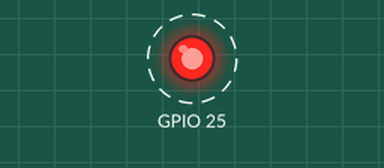
This sketch was run on a simulated ESP32. On the bench: output pins drawn as LEDs (lit = HIGH). Dashed ring = blinking.

Above: at 0.5 s.
Timing chart, 0 to 4.6 s (numbered marks = the images above):
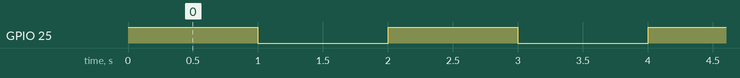

The sketch:

esp32-ntp-clock.ino
```cpp
#include <Arduino.h>

void setup() {
    pinMode(25, OUTPUT);
}

void loop() {
    digitalWrite(25, HIGH);
    delay(1000);
    digitalWrite(25, LOW);
    delay(1000);
}
```

Measured:
- by itself, GPIO 25: alternates HIGH for 1.0 s and LOW for 1.0 s
